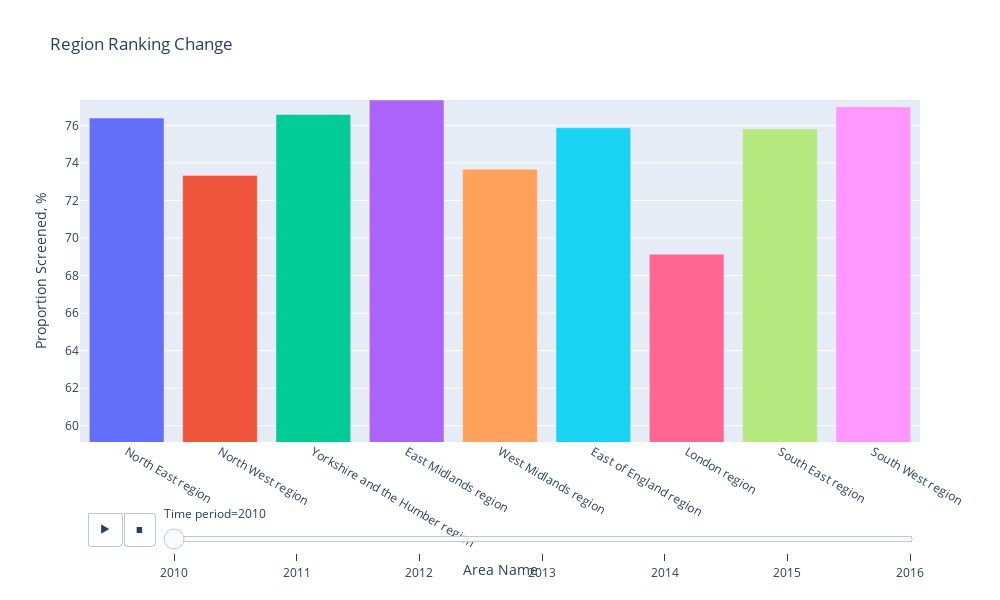

The cell this chart's notebook holds for it:
### Code cell
Rank_Based_Graph(df).plot_full_animated_graph(area_type='Region')

### Figure 1 — Plotly figure (JSON) as saved in the notebook; plotly's stock layout.template omitted (floating-point values rounded to 4 significant figures)
{"data": [{"alignmentgroup": "True", "hovertemplate": "<b>%{hovertext}</b><br><br>Area Name=%{x}<br>Time period=2010<br>Proportion Screened, %=%{y}<extra></extra>", "hovertext": ["North East region"], "ids": ["North East region"], "legendgroup": "North East region", "marker": {"color": "#636efa", "pattern": {"shape": ""}}, "name": "North East region", "offsetgroup": "North East region", "orientation": "v", "showlegend": true, "textangle": 0, "textfont": {"size": 16}, "textposition": "auto", "type": "bar", "x": ["North East region"], "xaxis": "x", "y": [76.39], "yaxis": "y"}, {"alignmentgroup": "True", "hovertemplate": "<b>%{hovertext}</b><br><br>Area Name=%{x}<br>Time period=2010<br>Proportion Screened, %=%{y}<extra></extra>", "hovertext": ["North West region"], "ids": ["North West region"], "legendgroup": "North West region", "marker": {"color": "#EF553B", "pattern": {"shape": ""}}, "name": "North West region", "offsetgroup": "North West region", "orientation": "v", "showlegend": true, "textangle": 0, "textfont": {"size": 16}, "textposition": "auto", "type": "bar", "x": ["North West region"], "xaxis": "x", "y": [73.33], "yaxis": "y"}, {"alignmentgroup": "True", "hovertemplate": "<b>%{hovertext}</b><br><br>Area Name=%{x}<br>Time period=2010<br>Proportion Screened, %=%{y}<extra></extra>", "hovertext": ["Yorkshire and the Humber region"], "ids": ["Yorkshire and the Humber region"], "legendgroup": "Yorkshire and the Humber region", "marker": {"color": "#00cc96", "pattern": {"shape": ""}}, "name": "Yorkshire and the Humber region", "offsetgroup": "Yorkshire and the Humber region", "orientation": "v", "showlegend": true, "textangle": 0, "textfont": {"size": 16}, "textposition": "auto", "type": "bar", "x": ["Yorkshire and the Humber region"], "xaxis": "x", "y": [76.58], "yaxis": "y"}, {"alignmentgroup": "True", "hovertemplate": "<b>%{hovertext}</b><br><br>Area Name=%{x}<br>Time period=2010<br>Proportion Screened, %=%{y}<extra></extra>", "hovertext": ["East Midlands region"], "ids": ["East Midlands region"], "legendgroup": "East Midlands region", "marker": {"color": "#ab63fa", "pattern": {"shape": ""}}, "name": "East Midlands region", "offsetgroup": "East Midlands region", "orientation": "v", "showlegend": true, "textangle": 0, "textfont": {"size": 16}, "textposition": "auto", "type": "bar", "x": ["East Midlands region"], "xaxis": "x", "y": [77.35], "yaxis": "y"}, {"alignmentgroup": "True", "hovertemplate": "<b>%{hovertext}</b><br><br>Area Name=%{x}<br>Time period=2010<br>Proportion Screened, %=%{y}<extra></extra>", "hovertext": ["West Midlands region"], "ids": ["West Midlands region"], "legendgroup": "West Midlands region", "marker": {"color": "#FFA15A", "pattern": {"shape": ""}}, "name": "West Midlands region", "offsetgroup": "West Midlands region", "orientation": "v", "showlegend": true, "textangle": 0, "textfont": {"size": 16}, "textposition": "auto", "type": "bar", "x": ["West Midlands region"], "xaxis": "x", "y": [73.66], "yaxis": "y"}, {"alignmentgroup": "True", "hovertemplate": "<b>%{hovertext}</b><br><br>Area Name=%{x}<br>Time period=2010<br>Proportion Screened, %=%{y}<extra></extra>", "hovertext": ["East of England region"], "ids": ["East of England region"], "legendgroup": "East of England region", "marker": {"color": "#19d3f3", "pattern": {"shape": ""}}, "name": "East of England region", "offsetgroup": "East of England region", "orientation": "v", "showlegend": true, "textangle": 0, "textfont": {"size": 16}, "textposition": "auto", "type": "bar", "x": ["East of England region"], "xaxis": "x", "y": [75.87], "yaxis": "y"}, {"alignmentgroup": "True", "hovertemplate": "<b>%{hovertext}</b><br><br>Area Name=%{x}<br>Time period=2010<br>Proportion Screened, %=%{y}<extra></extra>", "hovertext": ["London region"], "ids": ["London region"], "legendgroup": "London region", "marker": {"color": "#FF6692", "pattern": {"shape": ""}}, "name": "London region", "offsetgroup": "London region", "orientation": "v", "showlegend": true, "textangle": 0, "textfont": {"size": 16}, "textposition": "auto", "type": "bar", "x": ["London region"], "xaxis": "x", "y": [69.14], "yaxis": "y"}, {"alignmentgroup": "True", "hovertemplate": "<b>%{hovertext}</b><br><br>Area Name=%{x}<br>Time period=2010<br>Proportion Screened, %=%{y}<extra></extra>", "hovertext": ["South East region"], "ids": ["South East region"], "legendgroup": "South East region", "marker": {"color": "#B6E880", "pattern": {"shape": ""}}, "name": "South East region", "offsetgroup": "South East region", "orientation": "v", "showlegend": true, "textangle": 0, "textfont": {"size": 16}, "textposition": "auto", "type": "bar", "x": ["South East region"], "xaxis": "x", "y": [75.8], "yaxis": "y"}, {"alignmentgroup": "True", "hovertemplate": "<b>%{hovertext}</b><br><br>Area Name=%{x}<br>Time period=2010<br>Proportion Screened, %=%{y}<extra></extra>", "hovertext": ["South West region"], "ids": ["South West region"], "legendgroup": "South West region", "marker": {"color": "#FF97FF", "pattern": {"shape": ""}}, "name": "South West region", "offsetgroup": "South West region", "orientation": "v", "showlegend": true, "textangle": 0, "textfont": {"size": 16}, "textposition": "auto", "type": "bar", "x": ["South West region"], "xaxis": "x", "y": [76.98], "yaxis": "y"}], "layout": {"barmode": "relative", "height": 600, "legend": {"title": {"text": "Area Name"}, "tracegroupgap": 0}, "showlegend": false, "sliders": [{"active": 0, "currentvalue": {"prefix": "Time period="}, "len": 0.9, "pad": {"b": 10, "t": 60}, "steps": [{"args": [["2010"], {"frame": {"duration": 0, "redraw": true}, "fromcurrent": true, "mode": "immediate", "transition": {"duration": 0, "easing": "linear"}}], "label": "2010", "method": "animate"}, {"args": [["2011"], {"frame": {"duration": 0, "redraw": true}, "fromcurrent": true, "mode": "immediate", "transition": {"duration": 0, "easing": "linear"}}], "label": "2011", "method": "animate"}, {"args": [["2012"], {"frame": {"duration": 0, "redraw": true}, "fromcurrent": true, "mode": "immediate", "transition": {"duration": 0, "easing": "linear"}}], "label": "2012", "method": "animate"}, {"args": [["2013"], {"frame": {"duration": 0, "redraw": true}, "fromcurrent": true, "mode": "immediate", "transition": {"duration": 0, "easing": "linear"}}], "label": "2013", "method": "animate"}, {"args": [["2014"], {"frame": {"duration": 0, "redraw": true}, "fromcurrent": true, "mode": "immediate", "transition": {"duration": 0, "easing": "linear"}}], "label": "2014", "method": "animate"}, {"args": [["2015"], {"frame": {"duration": 0, "redraw": true}, "fromcurrent": true, "mode": "immediate", "transition": {"duration": 0, "easing": "linear"}}], "label": "2015", "method": "animate"}, {"args": [["2016"], {"frame": {"duration": 0, "redraw": true}, "fromcurrent": true, "mode": "immediate", "transition": {"duration": 0, "easing": "linear"}}], "label": "2016", "method": "animate"}], "x": 0.1, "xanchor": "left", "y": 0, "yanchor": "top"}], "title": {"text": "Region Ranking Change"}, "updatemenus": [{"buttons": [{"args": [null, {"frame": {"duration": 500, "redraw": true}, "fromcurrent": true, "mode": "immediate", "transition": {"duration": 500, "easing": "linear"}}], "label": "&#9654;", "method": "animate"}, {"args": [[null], {"frame": {"duration": 0, "redraw": true}, "fromcurrent": true, "mode": "immediate", "transition": {"duration": 0, "easing": "linear"}}], "label": "&#9724;", "method": "animate"}], "direction": "left", "pad": {"r": 10, "t": 70}, "showactive": false, "type": "buttons", "x": 0.1, "xanchor": "right", "y": 0, "yanchor": "top"}], "width": 1000, "xaxis": {"anchor": "y", "categoryarray": ["North East region", "North West region", "Yorkshire and the Humber region", "East Midlands region", "West Midlands region", "East of England region", "London region", "South East region", "South West region"], "categoryorder": "array", "domain": [0, 1], "dtick": 1, "tickmode": "linear", "title": {"text": "Area Name"}}, "yaxis": {"anchor": "x", "domain": [0, 1], "range": [59.14, 77.35], "title": {"text": "Proportion Screened, %"}}}}
